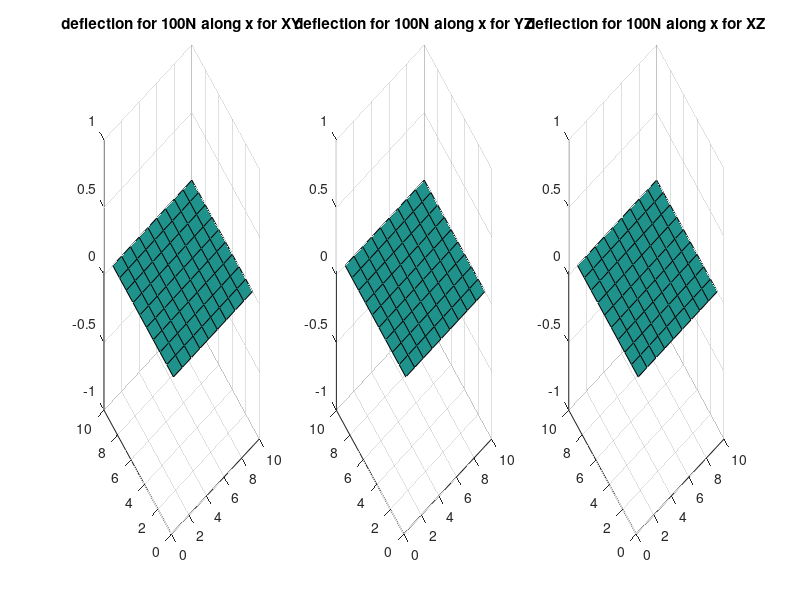
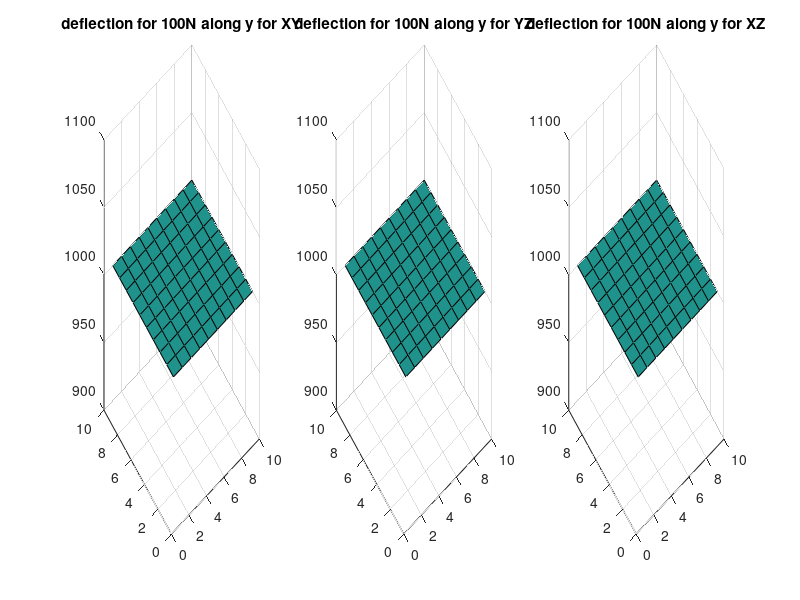
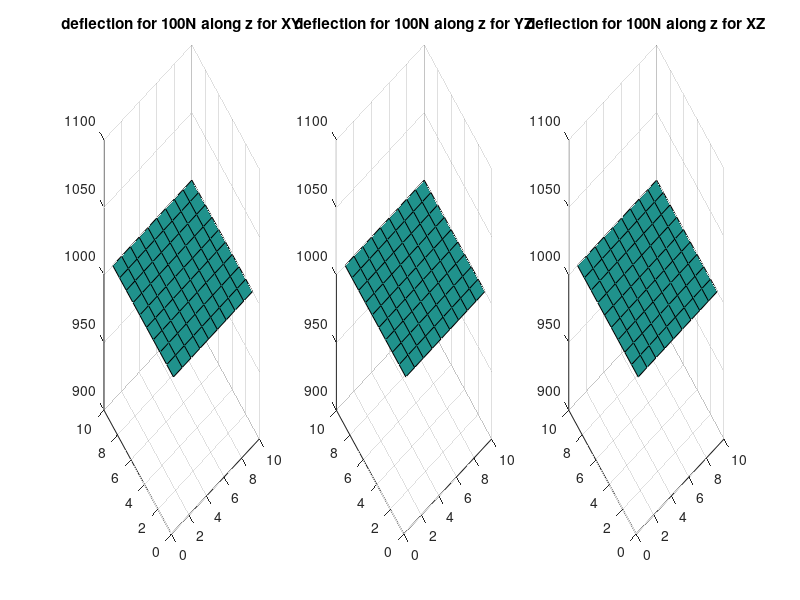
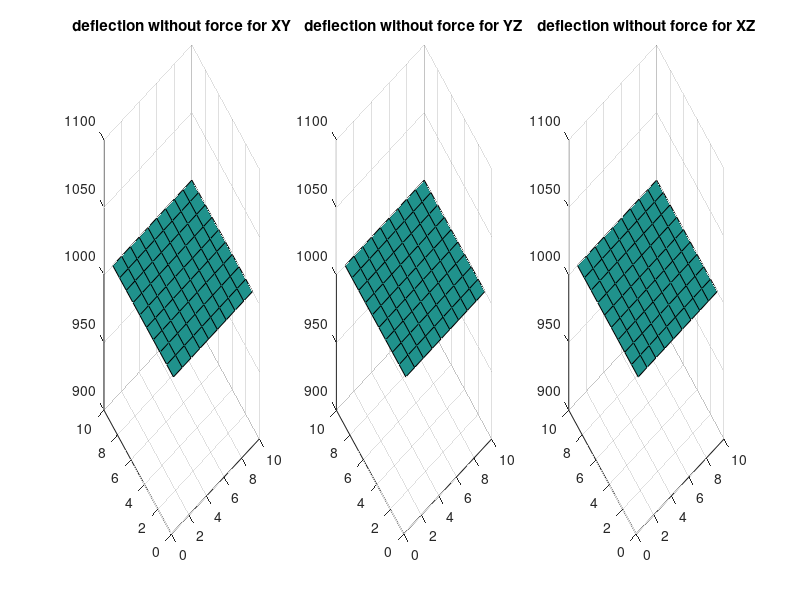

Write MATLAB code to recreate these figures, in order.
clc
clear all
close all
k0 = 1e6; % Actuator stif
%material and shape parameters
E = 70e9; %Young's modulus
G = 25.5e9; %shear modulus
d = 50e-3;
%for cylinder
S = pi*d^2/4;
Iy = pi*d^4/64;
Iz = pi*d^4/64;
J = Iy + Iz;
L = 10;

K11 = [E*S/L 0                 0                 0           0                 0;
    0           12*E*Iz/L^3  0                 0           0                 6*E*Iy/L^2;
    0           0                  12*E*Iy/L^3 0           -6*E*Iy/L^2 0;
    0           0                  0                 G*J/L 0                 0;
    0           0                  -6*E*Iy/L^2 0           4*E*Iy/L      0;
    0           6*E*Iy/L^2   0                 0           0                 4*E*Iz/L];

K12 = [-E*S/L 0                 0                 0           0                 0;
    0           -12*E*Iz/L^3  0                 0           0                 6*E*Iy/L^2;
    0           0                  -12*E*Iy/L^3 0           -6*E*Iy/L^2 0;
    0           0                  0                 -G*J/L 0                 0;
    0           0                  6*E*Iy/L^2 0           4*E*Iy/L      0;
    0           -6*E*Iy/L^2   0                 0           0                 4*E*Iz/L];

K21 = K12
K22 = [E*S/L 0                 0                 0           0                 0;
    0           12*E*Iz/L^3  0                 0           0                 -6*E*Iy/L^2;
    0           0                  12*E*Iy/L^3 0           6*E*Iy/L^2 0;
    0           0                  0                 G*J/L 0                 0;
    0           0                  6*E*Iy/L^2 0           4*E*Iy/L      0;
    0           -6*E*Iy/L^2   0                 0           0                 4*E*Iz/L];
K11_1 = K11
K11_2 = K11
K12_1 = K12
K12_2 = K12
K21_1 = K21
K21_2 = K21
K22_1 = K22
K22_2 = K22
Kq = K11+K21+K12+K22
% [W1    [K11_1 K12_1 0     0
%  W2  =  K21_1 K22_1 0     0
%  W3     0     0     K11_2 K12_2 
%  W4]    0     0     K21_2 K22_2]
% 
% [0     [ Lambda_r                   -Lambda_r    0                           0                  [dt1
%  0       Lambda_e*K11_1-Kq*Lamdba_e Kq*Lambda_e  Lambda_e*K11_2-Kq*Lamdba_e  Lambda_e*K12_2      dt2
%  0   =   K11_1                      K12_1        0                           0                *  dt3
%  0       K12_1                      K22_1        K11_2                       K12_2               dt4]
%  W4]     0                          0            K21_2                       K22_2]    

Lambda_r = [1 0 0 0 0 0; 0 1 0 0 0 0; 0 0 1 0 0 0; 0 0 0 1 0 0; 0 0 0 0 0 0; 0 0 0 0 0 1]
Lambda_e = [0 0 0 0 0 0; 0 0 0 0 0 0; 0 0 0 0 0 0; 0 0 0 0 0 0; 0 0 0 0 1 0; 0 0 0 0 0 0] 
zero_6 = zeros(6,6)
zero_3 = zeros(3,3)
for i = 1:10
    for j = 1:10
        for k = 1:10
            ef = [i j k 0 0 0]'
            phi_1_1 = atan2(ef(2), ef(1)) %angle of the first roational joint (first leg)
            phi_2_1 = atan2(ef(3), ef(1)) %angle of the first roational joint (second leg)
            phi_3_1 = atan2(ef(3), ef(1)) %angle of the first roational joint (third leg)

            phi_1_2 = atan2(ef(2)-L*sin(phi_1_1), ef(1)-L*cos(phi_1_1)) %angle of the first roational joint (first leg)
            phi_2_2 = atan2(ef(2)-L*sin(phi_2_1), ef(1)-L*cos(phi_2_1)) %angle of the first roational joint (second leg)
            phi_3_2 = atan2(ef(2)-L*sin(phi_3_1), ef(1)-L*cos(phi_3_1)) %angle of the first roational joint (third leg)
            
            R11 = [cos(phi_1_1) -sin(phi_1_1) 0
                   sin(phi_1_1) cos(phi_1_1)  0
                   0                 0        1]
              
            R12 = [cos(phi_1_2) -sin(phi_1_2) 0
                   sin(phi_1_2) cos(phi_1_2)  0
                   0             0            1]
              
            Q11 = [R11 zero_3
                   zero_3 R11]
              
            Q12 = [R12 zero_3
                  zero_3 R12]
             
            R21 = [cos(phi_2_1) -sin(phi_2_1) 0
                  sin(phi_2_1) cos(phi_2_1)   0
                    0                   0     1]
              
            R22 = [cos(phi_2_2) -sin(phi_2_2) 0 
                  sin(phi_2_2) cos(phi_2_2)   0
                    0               0         1]
              
            Q21 = [R21 zero_3
                  zero_3 R21]
              
            Q22 = [R22 zero_3
                  zero_3 R22]
              
            R31 = [cos(phi_3_1) -sin(phi_3_1) 0
                   sin(phi_3_1) cos(phi_3_1)  0
                    0                   0     1]
              
            R32 = [cos(phi_3_2) -sin(phi_3_2) 0
                   sin(phi_3_2) cos(phi_3_2)  0
                        0           0         1]
              
            Q31 = [R31 zero_3
                  zero_3 R31]
              
            Q32 = [R32 zero_3
                  zero_3 R32]
            %For the first leg
            Link_1 = [Q11*K11*Q11' Q11*K12*Q11' zero_6
                      Q11*K21*Q11' Q11*K22*Q11' zero_6
                      zero_6       Q12*K11*Q12' Q12*K12*Q12'
                      zero_6       Q12*K21*Q12' Q12*K12*Q12']
                  
            %For the second leg
            Link_2 = [Q21*K11*Q21' Q21*K12*Q21' zero_6
                      Q21*K21*Q21' Q21*K22*Q21' zero_6
                      zero_6       Q22*K11*Q22' Q22*K12*Q22'
                      zero_6       Q22*K21*Q22' Q22*K12*Q22']
              
            %For the third leg
            Link_3 = [Q31*K11*Q31' Q31*K12*Q31' zero_6
                      Q31*K21*Q31' Q31*K22*Q31' zero_6
                      zero_6       Q32*K11*Q32' Q32*K12*Q32'
                      zero_6       Q32*K21*Q32' Q32*K12*Q32']
                  
            %-----------------joints------------------------
            Joint_1 = [zero_6        Lambda_e
                       Lambda_e(6,:) (K12*(Lambda_e(6,:))')']
            Joint_2 = Joint_1
            Joint_3 = Joint_1
            %----------------passive joints-----------------
            A = [0 0 0 0 Lambda_r(6,:) -(Lambda_r(6,:)) 0 0
                Lambda_r(6,:) (Lambda_r(6,:)) 0 0 0 0 0 0
                Lambda_e(6,:) 0 0 0 0 0 0 0 0 0 0 0 0
                0 Lambda_e(6,:) 0 0 0 0 0 0 0 0 0 0 0
                0 0 0 0 0 0 (Lambda_r(6,:)) (Lambda_r(6,:))
                0 0 Lambda_r(6,:) Lambda_e(6,:) 0 0 0 0
                0 0 Lambda_e(6,:) 0 0 0 0 0 0 0 0 0 0
                0 0 0 Lambda_e(6,:) 0 0 0 0 0 0 0 0 0]
            [m,n] = size(A)
                       
A2 = A(1:(m-1),1:(n-1))
   
B2 = A(1:(m-1),n)
  
C2 = A(m,1:(n-1))
D2 = 0
% Kc = D2-C2*inv(A2)*B2'
Kc = A2'*B2
Kc = C2*Kc
Kc = D2 - Kc
% [0     [A2 B2    [dt1
%  W3] =  C2 D2] *  dt2
%                   dt3]
%W3 = Kc*dt
% W3 = [100 0 0 0 0 0]'
            W3 = [0 0 0 0 0 0]'
            dt= inv(Kc+eye(6)*1e-1)*W3
            dr=sqrt(dt(1)^2+dt(2)^2+dt(3)^2);
            dt0(i,j,k) = dr
            
            W3 = [100 0 0 0 0 0]'
            dt= inv(Kc+eye(6)*1e-1)*W3
            dr=sqrt(dt(1)^2+dt(2)^2+dt(3)^2);
            dt1(i,j,k) = dr
            
            W3 = [0 100 0 0 0 0]'
            dt= inv(Kc+eye(6)*1e-1)*W3
            dr=sqrt(dt(1)^2+dt(2)^2+dt(3)^2);
            dt2(i,j,k) = dr
            
            W3 = [0 0 100 0 0 0]'
            dt= inv(Kc+eye(6)*1e-1)*W3
            dr=sqrt(dt(1)^2+dt(2)^2+dt(3)^2);
            dt3(i,j,k) = dr
            
            W3 = [100 100 100 0 0 0]'
            dt= inv(Kc+eye(6)*1e-1)*W3
            dr=sqrt(dt(1)^2+dt(2)^2+dt(3)^2);
            dt4(i,j,k) = dr
        end
    end
end

figure()
x = 1:10
y = 1:10
z = 1:10
% subplot(2,2,1)
figure(1)
subplot(1,3,1);
surf(x,y,dt0(:,:,1))
title("deflection for 100N along x for XY")
zx = reshape(dt0(1,:,:), 10, 10)
subplot(1,3,2);
surf(y,z,zx)
title("deflection for 100N along x for YZ")
zy = reshape(dt0(:,1,:), 10, 10)
subplot(1,3,3);
surf(x,z,zy)
title("deflection for 100N along x for XZ")

figure(2)
subplot(1,3,1);
surf(x,y,dt1(:,:,1))
title("deflection for 100N along y for XY")
zx = reshape(dt1(1,:,:), 10, 10)
subplot(1,3,2);
surf(y,z,zx)
title("deflection for 100N along y for YZ")
zy = reshape(dt1(:,1,:), 10, 10)
subplot(1,3,3);
surf(x,z,zy)
title("deflection for 100N along y for XZ")

figure(3)
subplot(1,3,1);
surf(x,y,dt2(:,:,1))
title("deflection for 100N along z for XY")
zx = reshape(dt2(1,:,:), 10, 10)
subplot(1,3,2);
surf(y,z,zx)
title("deflection for 100N along z for YZ")
zy = reshape(dt2(:,1,:), 10, 10)
subplot(1,3,3);
surf(x,z,zy)
title("deflection for 100N along z for XZ")

figure(4)
subplot(1,3,1);
surf(x,y,dt3(:,:,1))
title("deflection without force for XY")
zx = reshape(dt3(1,:,:), 10, 10)
subplot(1,3,2);
surf(y,z,zx)
title("deflection without force for YZ")
zy = reshape(dt3(:,1,:), 10, 10)
subplot(1,3,3);
surf(x,z,zy)
title("deflection without force for XZ")

figure(5)
subplot(1,3,1);
surf(x,y,dt4(:,:,1))
title("deflection with all the forces for XY")
zx = reshape(dt4(1,:,:), 10, 10)
subplot(1,3,2);
surf(y,z,zx)
title("deflection with all the forces for YZ")
zy = reshape(dt4(:,1,:), 10, 10)
subplot(1,3,3);
surf(x,z,zy)
title("deflection with all the forces for XZ")

% subplot(2,2,1)